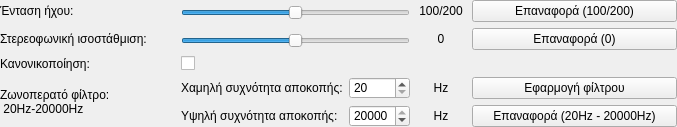
        <widget class="QFrame" name="frame_2">
         <property name="minimumSize">
          <size>
           <width>0</width>
           <height>0</height>
          </size>
         </property>
         <property name="styleSheet">
          <string notr="true">QFrame{border:none;}</string>
         </property>
         <property name="frameShape">
          <enum>QFrame::StyledPanel</enum>
         </property>
         <property name="frameShadow">
          <enum>QFrame::Raised</enum>
         </property>
         <layout class="QGridLayout" name="gridLayout_3">
          <property name="leftMargin">
           <number>0</number>
          </property>
          <property name="topMargin">
           <number>0</number>
          </property>
          <property name="rightMargin">
           <number>0</number>
          </property>
          <property name="bottomMargin">
           <number>0</number>
          </property>
          <item row="0" column="0">
           <widget class="QFrame" name="frame_3">
            <property name="sizePolicy">
             <sizepolicy hsizetype="Preferred" vsizetype="Fixed">
              <horstretch>0</horstretch>
              <verstretch>0</verstretch>
             </sizepolicy>
            </property>
            <property name="styleSheet">
             <string notr="true">QFrame{
	border:none;
}</string>
            </property>
            <property name="frameShape">
             <enum>QFrame::StyledPanel</enum>
            </property>
            <property name="frameShadow">
             <enum>QFrame::Raised</enum>
            </property>
            <layout class="QHBoxLayout" name="horizontalLayout">
             <property name="leftMargin">
              <number>0</number>
             </property>
             <property name="topMargin">
              <number>0</number>
             </property>
             <property name="rightMargin">
              <number>0</number>
             </property>
             <property name="bottomMargin">
              <number>0</number>
             </property>
             <item>
              <widget class="QLabel" name="label_4">
               <property name="minimumSize">
                <size>
                 <width>175</width>
                 <height>0</height>
                </size>
               </property>
               <property name="maximumSize">
                <size>
                 <width>175</width>
                 <height>16777215</height>
                </size>
               </property>
               <property name="styleSheet">
                <string notr="true">QLabel{border:none;}</string>
               </property>
               <property name="text">
                <string>Ένταση ήχου:</string>
               </property>
               <property name="buddy">
                <cstring>volume_slider</cstring>
               </property>
              </widget>
             </item>
             <item>
              <widget class="QFrame" name="frame_9">
               <property name="sizePolicy">
                <sizepolicy hsizetype="Expanding" vsizetype="Preferred">
                 <horstretch>0</horstretch>
                 <verstretch>0</verstretch>
                </sizepolicy>
               </property>
               <property name="frameShape">
                <enum>QFrame::StyledPanel</enum>
               </property>
               <property name="frameShadow">
                <enum>QFrame::Raised</enum>
               </property>
               <layout class="QVBoxLayout" name="verticalLayout">
                <property name="spacing">
                 <number>0</number>
                </property>
                <property name="leftMargin">
                 <number>0</number>
                </property>
                <property name="topMargin">
                 <number>0</number>
                </property>
                <property name="rightMargin">
                 <number>0</number>
                </property>
                <property name="bottomMargin">
                 <number>0</number>
                </property>
                <item>
                 <spacer name="verticalSpacer">
                  <property name="orientation">
                   <enum>Qt::Vertical</enum>
                  </property>
                  <property name="sizeHint" stdset="0">
                   <size>
                    <width>20</width>
                    <height>5</height>
                   </size>
                  </property>
                 </spacer>
                </item>
                <item>
                 <widget class="QSlider" name="volume_slider">
                  <property name="maximum">
                   <number>200</number>
                  </property>
                  <property name="value">
                   <number>100</number>
                  </property>
                  <property name="orientation">
                   <enum>Qt::Horizontal</enum>
                  </property>
                 </widget>
                </item>
                <item>
                 <spacer name="verticalSpacer_2">
                  <property name="orientation">
                   <enum>Qt::Vertical</enum>
                  </property>
                  <property name="sizeHint" stdset="0">
                   <size>
                    <width>20</width>
                    <height>1</height>
                   </size>
                  </property>
                 </spacer>
                </item>
               </layout>
              </widget>
             </item>
             <item>
              <widget class="QLabel" name="volume_label">
               <property name="minimumSize">
                <size>
                 <width>50</width>
                 <height>0</height>
                </size>
               </property>
               <property name="maximumSize">
                <size>
                 <width>50</width>
                 <height>16777215</height>
                </size>
               </property>
               <property name="text">
                <string>100/200</string>
               </property>
               <property name="alignment">
                <set>Qt::AlignCenter</set>
               </property>
               <property name="buddy">
                <cstring>reset_volume</cstring>
               </property>
              </widget>
             </item>
             <item>
              <widget class="QPushButton" name="reset_volume">
               <property name="sizePolicy">
                <sizepolicy hsizetype="Minimum" vsizetype="Maximum">
                 <horstretch>0</horstretch>
                 <verstretch>0</verstretch>
                </sizepolicy>
               </property>
               <property name="minimumSize">
                <size>
                 <width>205</width>
                 <height>0</height>
                </size>
               </property>
               <property name="maximumSize">
                <size>
                 <width>205</width>
                 <height>16777215</height>
                </size>
               </property>
               <property name="text">
                <string>Επαναφορά (100/200)</string>
               </property>
              </widget>
             </item>
            </layout>
           </widget>
          </item>
          <item row="1" column="0">
           <widget class="QFrame" name="frame_4">
            <property name="sizePolicy">
             <sizepolicy hsizetype="Preferred" vsizetype="Fixed">
              <horstretch>0</horstretch>
              <verstretch>0</verstretch>
             </sizepolicy>
            </property>
            <property name="styleSheet">
             <string notr="true">QFrame{
	border:none;
}</string>
            </property>
            <property name="frameShape">
             <enum>QFrame::StyledPanel</enum>
            </property>
            <property name="frameShadow">
             <enum>QFrame::Raised</enum>
            </property>
            <layout class="QHBoxLayout" name="horizontalLayout_2">
             <property name="leftMargin">
              <number>0</number>
             </property>
             <property name="topMargin">
              <number>0</number>
             </property>
             <property name="rightMargin">
              <number>0</number>
             </property>
             <property name="bottomMargin">
              <number>0</number>
             </property>
             <item>
              <widget class="QLabel" name="label_5">
               <property name="minimumSize">
                <size>
                 <width>175</width>
                 <height>0</height>
                </size>
               </property>
               <property name="maximumSize">
                <size>
                 <width>175</width>
                 <height>16777215</height>
                </size>
               </property>
               <property name="styleSheet">
                <string notr="true">QLabel{border:none;}</string>
               </property>
               <property name="text">
                <string>Στερεοφωνική ισοστάθμιση:</string>
               </property>
               <property name="buddy">
                <cstring>pan_slider</cstring>
               </property>
              </widget>
             </item>
             <item>
              <widget class="QFrame" name="frame_12">
               <property name="sizePolicy">
                <sizepolicy hsizetype="Expanding" vsizetype="Preferred">
                 <horstretch>0</horstretch>
                 <verstretch>0</verstretch>
                </sizepolicy>
               </property>
               <property name="frameShape">
                <enum>QFrame::StyledPanel</enum>
               </property>
               <property name="frameShadow">
                <enum>QFrame::Raised</enum>
               </property>
               <layout class="QVBoxLayout" name="verticalLayout_2">
                <property name="spacing">
                 <number>0</number>
                </property>
                <property name="leftMargin">
                 <number>0</number>
                </property>
                <property name="topMargin">
                 <number>0</number>
                </property>
                <property name="rightMargin">
                 <number>0</number>
                </property>
                <property name="bottomMargin">
                 <number>0</number>
                </property>
                <item>
                 <spacer name="verticalSpacer_3">
                  <property name="orientation">
                   <enum>Qt::Vertical</enum>
                  </property>
                  <property name="sizeHint" stdset="0">
                   <size>
                    <width>20</width>
                    <height>5</height>
                   </size>
                  </property>
                 </spacer>
                </item>
                <item>
                 <widget class="QSlider" name="pan_slider">
                  <property name="minimum">
                   <number>-100</number>
                  </property>
                  <property name="maximum">
                   <number>100</number>
                  </property>
                  <property name="value">
                   <number>0</number>
                  </property>
                  <property name="orientation">
                   <enum>Qt::Horizontal</enum>
                  </property>
                 </widget>
                </item>
                <item>
                 <spacer name="verticalSpacer_4">
                  <property name="orientation">
                   <enum>Qt::Vertical</enum>
                  </property>
                  <property name="sizeHint" stdset="0">
                   <size>
                    <width>20</width>
                    <height>1</height>
                   </size>
                  </property>
                 </spacer>
                </item>
               </layout>
              </widget>
             </item>
             <item>
              <widget class="QLabel" name="pan_label">
               <property name="minimumSize">
                <size>
                 <width>50</width>
                 <height>0</height>
                </size>
               </property>
               <property name="maximumSize">
                <size>
                 <width>50</width>
                 <height>16777215</height>
                </size>
               </property>
               <property name="text">
                <string>0</string>
               </property>
               <property name="alignment">
                <set>Qt::AlignCenter</set>
               </property>
               <property name="buddy">
                <cstring>reset_pan</cstring>
               </property>
              </widget>
             </item>
             <item>
              <widget class="QPushButton" name="reset_pan">
               <property name="sizePolicy">
                <sizepolicy hsizetype="Minimum" vsizetype="Maximum">
                 <horstretch>0</horstretch>
                 <verstretch>0</verstretch>
                </sizepolicy>
               </property>
               <property name="minimumSize">
                <size>
                 <width>205</width>
                 <height>0</height>
                </size>
               </property>
               <property name="maximumSize">
                <size>
                 <width>205</width>
                 <height>16777215</height>
                </size>
               </property>
               <property name="text">
                <string>Επαναφορά (0)</string>
               </property>
              </widget>
             </item>
            </layout>
           </widget>
          </item>
          <item row="3" column="0">
           <widget class="QFrame" name="frame_6">
            <property name="sizePolicy">
             <sizepolicy hsizetype="Preferred" vsizetype="Fixed">
              <horstretch>0</horstretch>
              <verstretch>0</verstretch>
             </sizepolicy>
            </property>
            <property name="styleSheet">
             <string notr="true">QFrame{
	border:none;
}</string>
            </property>
            <property name="frameShape">
             <enum>QFrame::StyledPanel</enum>
            </property>
            <property name="frameShadow">
             <enum>QFrame::Raised</enum>
            </property>
            <layout class="QHBoxLayout" name="horizontalLayout_4">
             <property name="leftMargin">
              <number>0</number>
             </property>
             <property name="topMargin">
              <number>0</number>
             </property>
             <property name="rightMargin">
              <number>0</number>
             </property>
             <property name="bottomMargin">
              <number>0</number>
             </property>
             <item>
              <widget class="QLabel" name="label_7">
               <property name="minimumSize">
                <size>
                 <width>175</width>
                 <height>0</height>
                </size>
               </property>
               <property name="maximumSize">
                <size>
                 <width>175</width>
                 <height>16777215</height>
                </size>
               </property>
               <property name="styleSheet">
                <string notr="true">QLabel{border:none;}</string>
               </property>
               <property name="text">
                <string>Ζωνοπερατό φίλτρο:
 20Hz-20000Hz</string>
               </property>
              </widget>
             </item>
             <item>
              <widget class="QFrame" name="frame_13">
               <property name="frameShape">
                <enum>QFrame::StyledPanel</enum>
               </property>
               <property name="frameShadow">
                <enum>QFrame::Raised</enum>
               </property>
               <layout class="QGridLayout" name="gridLayout_4">
                <property name="leftMargin">
                 <number>0</number>
                </property>
                <property name="topMargin">
                 <number>0</number>
                </property>
                <property name="rightMargin">
                 <number>0</number>
                </property>
                <property name="bottomMargin">
                 <number>0</number>
                </property>
                <item row="1" column="4">
                 <widget class="QPushButton" name="reset_filter">
                  <property name="sizePolicy">
                   <sizepolicy hsizetype="Minimum" vsizetype="Maximum">
                    <horstretch>0</horstretch>
                    <verstretch>0</verstretch>
                   </sizepolicy>
                  </property>
                  <property name="minimumSize">
                   <size>
                    <width>205</width>
                    <height>0</height>
                   </size>
                  </property>
                  <property name="maximumSize">
                   <size>
                    <width>205</width>
                    <height>16777215</height>
                   </size>
                  </property>
                  <property name="text">
                   <string>Επαναφορά (20Hz - 20000Hz)</string>
                  </property>
                  <property name="icon">
                   <iconset resource="../../../icons.qrc">
                    <normaloff>:/main-window/assets/images/main-window/default-filter.png</normaloff>:/main-window/assets/images/main-window/default-filter.png</iconset>
                  </property>
                 </widget>
                </item>
                <item row="1" column="3">
                 <widget class="QLabel" name="label_13">
                  <property name="minimumSize">
                   <size>
                    <width>50</width>
                    <height>0</height>
                   </size>
                  </property>
                  <property name="maximumSize">
                   <size>
                    <width>50</width>
                    <height>16777215</height>
                   </size>
                  </property>
                  <property name="text">
                   <string>Hz</string>
                  </property>
                  <property name="alignment">
                   <set>Qt::AlignCenter</set>
                  </property>
                  <property name="buddy">
                   <cstring>reset_filter</cstring>
                  </property>
                 </widget>
                </item>
                <item row="1" column="0">
                 <widget class="QLabel" name="label_11">
                  <property name="sizePolicy">
                   <sizepolicy hsizetype="Fixed" vsizetype="Preferred">
                    <horstretch>0</horstretch>
                    <verstretch>0</verstretch>
                   </sizepolicy>
                  </property>
                  <property name="text">
                   <string>Υψηλή συχνότητα αποκοπής:</string>
                  </property>
                 </widget>
                </item>
                <item row="0" column="3">
                 <widget class="QLabel" name="label_12">
                  <property name="minimumSize">
                   <size>
                    <width>50</width>
                    <height>0</height>
                   </size>
                  </property>
                  <property name="maximumSize">
                   <size>
                    <width>50</width>
                    <height>16777215</height>
                   </size>
                  </property>
                  <property name="text">
                   <string>Hz</string>
                  </property>
                  <property name="alignment">
                   <set>Qt::AlignCenter</set>
                  </property>
                  <property name="buddy">
                   <cstring>apply_filter</cstring>
                  </property>
                 </widget>
                </item>
                <item row="0" column="0">
                 <widget class="QLabel" name="label_10">
                  <property name="sizePolicy">
                   <sizepolicy hsizetype="Fixed" vsizetype="Preferred">
                    <horstretch>0</horstretch>
                    <verstretch>0</verstretch>
                   </sizepolicy>
                  </property>
                  <property name="text">
                   <string>Χαμηλή συχνότητα αποκοπής:</string>
                  </property>
                 </widget>
                </item>
                <item row="0" column="4">
                 <widget class="QPushButton" name="apply_filter">
                  <property name="sizePolicy">
                   <sizepolicy hsizetype="Minimum" vsizetype="Maximum">
                    <horstretch>0</horstretch>
                    <verstretch>0</verstretch>
                   </sizepolicy>
                  </property>
                  <property name="minimumSize">
                   <size>
                    <width>205</width>
                    <height>0</height>
                   </size>
                  </property>
                  <property name="maximumSize">
                   <size>
                    <width>205</width>
                    <height>16777215</height>
                   </size>
                  </property>
                  <property name="text">
                   <string>Εφαρμογή φίλτρου</string>
                  </property>
                  <property name="icon">
                   <iconset resource="../../../icons.qrc">
                    <normaloff>:/main-window/assets/images/main-window/apply-filter.png</normaloff>:/main-window/assets/images/main-window/apply-filter.png</iconset>
                  </property>
                 </widget>
                </item>
                <item row="0" column="1" colspan="2">
                 <widget class="QSpinBox" name="low_frequency">
                  <property name="minimum">
                   <number>20</number>
                  </property>
                  <property name="maximum">
                   <number>20000</number>
                  </property>
                  <property name="singleStep">
                   <number>100</number>
                  </property>
                 </widget>
                </item>
                <item row="1" column="1" colspan="2">
                 <widget class="QSpinBox" name="high_frequency">
                  <property name="minimum">
                   <number>20</number>
                  </property>
                  <property name="maximum">
                   <number>20000</number>
                  </property>
                  <property name="singleStep">
                   <number>100</number>
                  </property>
                  <property name="value">
                   <number>20000</number>
                  </property>
                 </widget>
                </item>
               </layout>
              </widget>
             </item>
            </layout>
           </widget>
          </item>
          <item row="2" column="0">
           <widget class="QFrame" name="frame_5">
            <property name="sizePolicy">
             <sizepolicy hsizetype="Preferred" vsizetype="Fixed">
              <horstretch>0</horstretch>
              <verstretch>0</verstretch>
             </sizepolicy>
            </property>
            <property name="styleSheet">
             <string notr="true">QFrame{
	border:none;
}</string>
            </property>
            <property name="frameShape">
             <enum>QFrame::StyledPanel</enum>
            </property>
            <property name="frameShadow">
             <enum>QFrame::Raised</enum>
            </property>
            <layout class="QHBoxLayout" name="horizontalLayout_3">
             <property name="leftMargin">
              <number>0</number>
             </property>
             <property name="topMargin">
              <number>0</number>
             </property>
             <property name="rightMargin">
              <number>0</number>
             </property>
             <property name="bottomMargin">
              <number>0</number>
             </property>
             <item>
              <widget class="QLabel" name="label_6">
               <property name="minimumSize">
                <size>
                 <width>175</width>
                 <height>0</height>
                </size>
               </property>
               <property name="maximumSize">
                <size>
                 <width>175</width>
                 <height>16777215</height>
                </size>
               </property>
               <property name="styleSheet">
                <string notr="true">QLabel{border:none;}</string>
               </property>
               <property name="text">
                <string>Κανονικοποίηση:</string>
               </property>
               <property name="buddy">
                <cstring>is_normalized</cstring>
               </property>
              </widget>
             </item>
             <item>
              <widget class="QCheckBox" name="is_normalized">
               <property name="text">
                <string/>
               </property>
              </widget>
             </item>
            </layout>
           </widget>
          </item>
         </layout>
        </widget>
